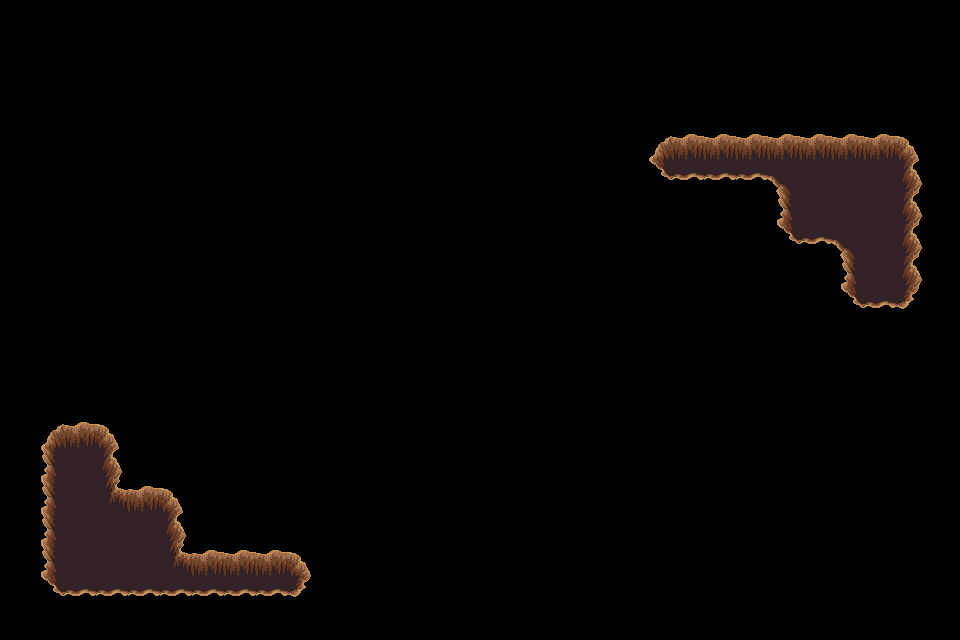

The image is a tile-based game level rendered from a .tmx file. Its description and complete source (layers, tilesets, objects, tile grids) follow:
An orthogonal 30x20 tile map with 32x32 px tiles, 1 tile layer (trou), 2 tilesets.

<map version="1.4" tiledversion="1.4.3" orientation="orthogonal" renderorder="right-down" width="30" height="20" tilewidth="32" tileheight="32" infinite="0" nextlayerid="9" nextobjectid="1">
 <tileset firstgid="1" source="../../dungeon_green.tsx" />
 <tileset firstgid="530" source="../../dungeon.tsx" />
 <layer id="8" name="trou" width="30" height="20">
  <data encoding="csv">
0,0,0,0,0,0,0,0,0,0,0,0,0,0,0,0,0,0,0,0,0,0,0,0,0,0,0,0,0,0,
0,0,0,0,0,0,0,0,0,0,0,0,0,0,0,0,0,0,0,0,0,0,0,0,0,0,0,0,0,0,
0,0,0,0,0,0,0,0,0,0,0,0,0,0,0,0,0,0,0,0,0,0,0,0,0,0,0,0,0,0,
0,0,0,0,0,0,0,0,0,0,0,0,0,0,0,0,0,0,0,0,0,0,0,0,0,0,0,0,0,0,
0,0,0,0,0,0,0,0,0,0,0,0,0,0,0,0,0,0,0,0,432,433,433,433,433,433,433,433,434,0,
0,0,0,0,0,0,0,0,0,0,0,0,0,0,0,0,0,0,0,0,478,479,479,479,388,456,456,456,457,0,
0,0,0,0,0,0,0,0,0,0,0,0,0,0,0,0,0,0,0,0,0,0,0,0,455,456,456,456,457,0,
0,0,0,0,0,0,0,0,0,0,0,0,0,0,0,0,0,0,0,0,0,0,0,0,478,479,388,456,457,0,
0,0,0,0,0,0,0,0,0,0,0,0,0,0,0,0,0,0,0,0,0,0,0,0,0,0,455,456,457,0,
0,0,0,0,0,0,0,0,0,0,0,0,0,0,0,0,0,0,0,0,0,0,0,0,0,0,478,479,480,0,
0,0,0,0,0,0,0,0,0,0,0,0,0,0,0,0,0,0,0,0,0,0,0,0,0,0,0,0,0,0,
0,0,0,0,0,0,0,0,0,0,0,0,0,0,0,0,0,0,0,0,0,0,0,0,0,0,0,0,0,0,
0,0,0,0,0,0,0,0,0,0,0,0,0,0,0,0,0,0,0,0,0,0,0,0,0,0,0,0,0,0,
0,432,433,434,0,0,0,0,0,0,0,0,0,0,0,0,0,0,0,0,0,0,0,0,0,0,0,0,0,0,
0,455,456,457,0,0,0,0,0,0,0,0,0,0,0,0,0,0,0,0,0,0,0,0,0,0,0,0,0,0,
0,455,456,410,433,434,0,0,0,0,0,0,0,0,0,0,0,0,0,0,0,0,0,0,0,0,0,0,0,0,
0,455,456,456,456,457,0,0,0,0,0,0,0,0,0,0,0,0,0,0,0,0,0,0,0,0,0,0,0,0,
0,455,456,456,456,410,433,433,433,434,0,0,0,0,0,0,0,0,0,0,0,0,0,0,0,0,0,0,0,0,
0,478,479,479,479,479,479,479,479,480,0,0,0,0,0,0,0,0,0,0,0,0,0,0,0,0,0,0,0,0,
0,0,0,0,0,0,0,0,0,0,0,0,0,0,0,0,0,0,0,0,0,0,0,0,0,0,0,0,0,0
</data>
 </layer>
</map>
